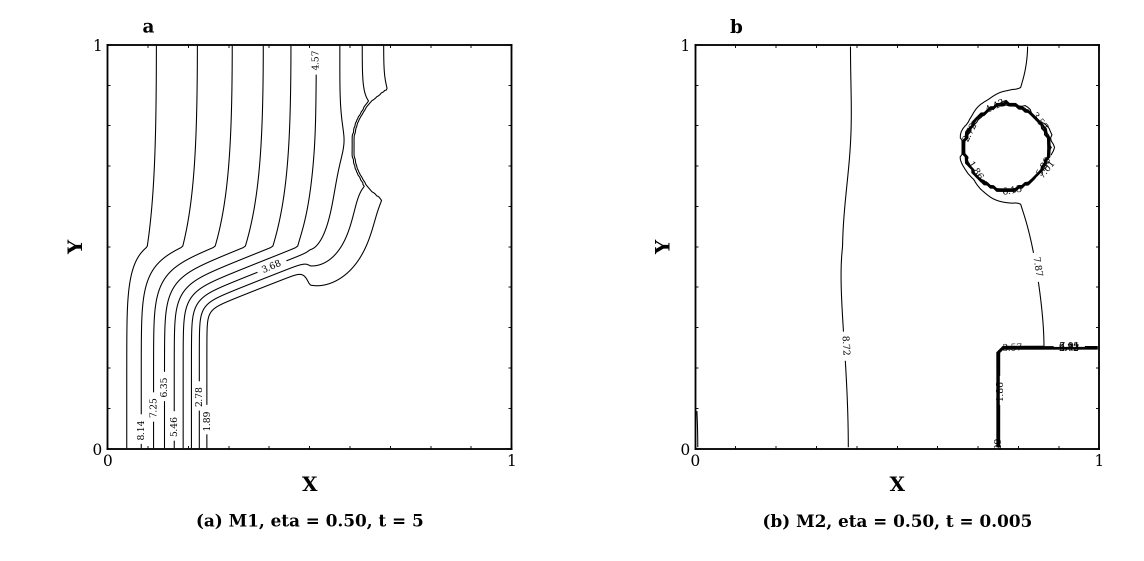
#> input picture output/temperature_comparison/code_fig4_nk2_temperature_paper_exact.png, 2288 x 1122 px (shown at 1/2 size)
$ python -i generate_temperature_side_by_side_report.py   (imports and definitions only)
#> lines starting #> are read from the running program, lines starting #| are printed output that depends on the picture
"""Generate a side-by-side paper-vs-code temperature contour report.

The report compares the paper's Fig. 4 temperature contours with the local NK2
checkpoint-generated contours.  It does not rerun the PDE.
"""

from __future__ import annotations

import csv
import html
import shutil
import subprocess
import sys
from pathlib import Path

import numpy as np
from PIL import Image

from physics import energy_to_temperature


PDF_PATH = Path(r"f:\研究生教材\1-s2.0-S002199919996240X-main(1).pdf")
CHECKPOINT_DIR = Path("checkpoints")
OUTPUT_DIR = Path("output") / "temperature_comparison"
HTML_PATH = OUTPUT_DIR / "temperature_side_by_side.html"
SUMMARY_CSV_PATH = OUTPUT_DIR / "temperature_summary.csv"
TMP_PAGE_DIR = OUTPUT_DIR / "_rendered_pages"

LOCAL_FIGURE = "code_fig4_nk2_temperature_paper_exact.png"
PAPER_FIGURE = "paper_fig4_temperature.png"
PLOT_SCRIPT = Path("generate_paper_fig4_nk2.py")

CASES = [
    ("M1", 0.50, 256, 5.0),
    ("M2", 0.50, 128, 0.005),
]


def run_command(args: list[str]) -> None:
    subprocess.run(args, check=True)


# [23 lines left out: function render_paper_page, not called in this run]


def resize_to_height(image: Image.Image, target_height: int) -> Image.Image:
    if image.height == target_height:
        return image
    scale = target_height / image.height
    width = max(1, int(round(image.width * scale)))
    return image.resize((width, target_height), Image.Resampling.LANCZOS)


def make_paper_composite(page_path: Path) -> None:
    page = Image.open(page_path).convert("RGB")
    panel_a = page.crop((610, 250, 1510, 1160))
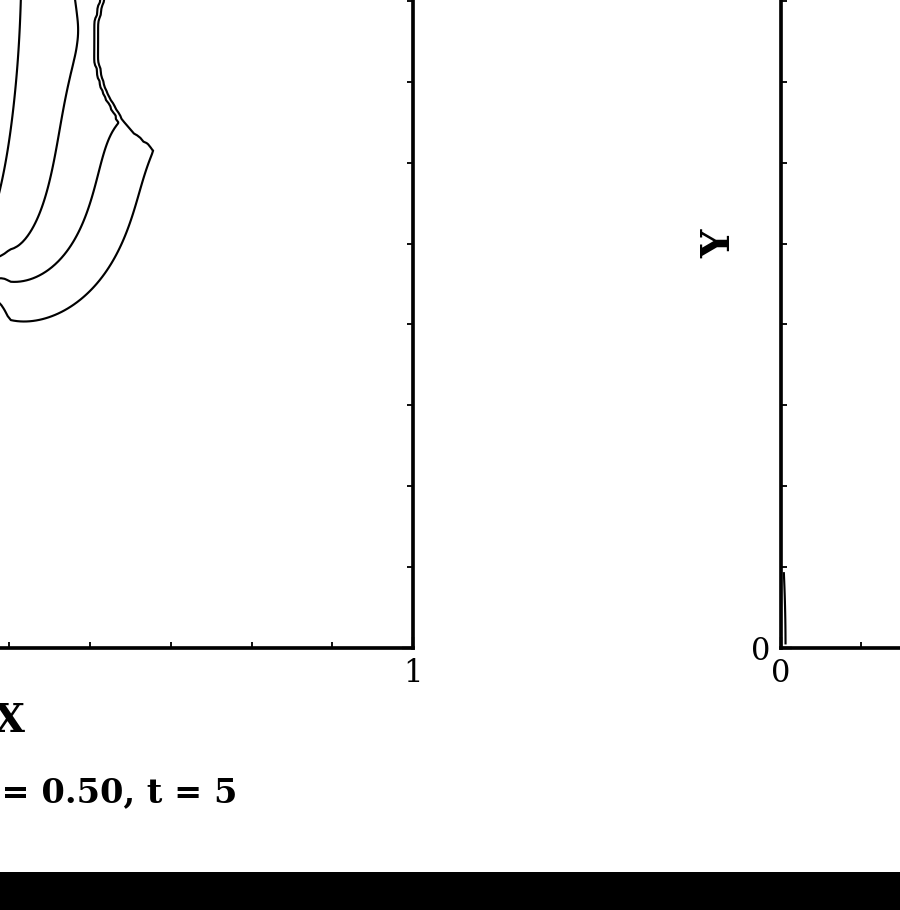
#> panel_a: PIL image 900x910 RGB; min 0, max 255, mean 240.5
    panel_b = page.crop((610, 1190, 1510, 2130))
#> panel_b: PIL image 900x940 RGB; every value is 0

    target_height = max(panel_a.height, panel_b.height)
#> target_height = 940
    panel_a = resize_to_height(panel_a, target_height)
    panel_b = resize_to_height(panel_b, target_height)

    gap = 54
    margin = 22
    out = Image.new(
        "RGB",
        (panel_a.width + panel_b.width + gap + 2 * margin, target_height + 2 * margin),
        "white",
    )
#> out: PIL image 1928x984 RGB; every value is 255
    out.paste(panel_a, (margin, margin))
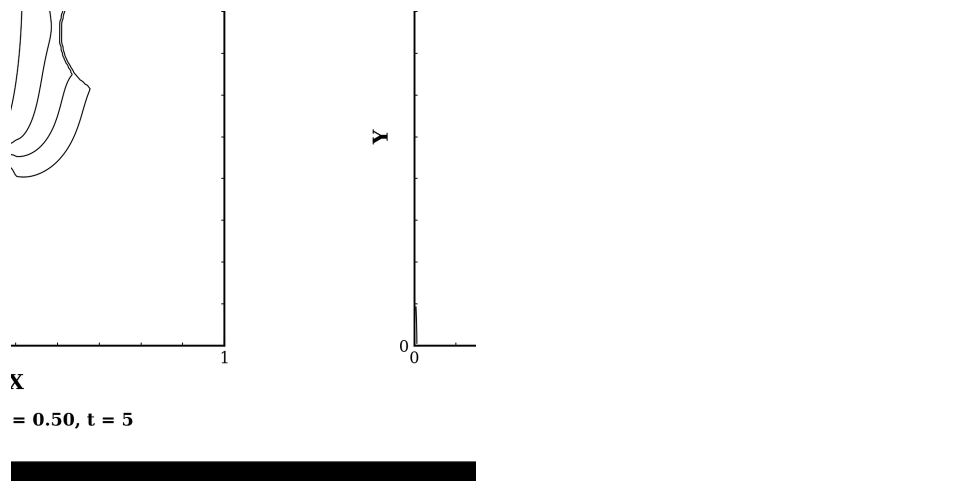
#> out: PIL image 1928x984 RGB (shown at 1/2 size); min 0, max 255, mean 248.3
    out.paste(panel_b, (margin + panel_a.width + gap, margin))
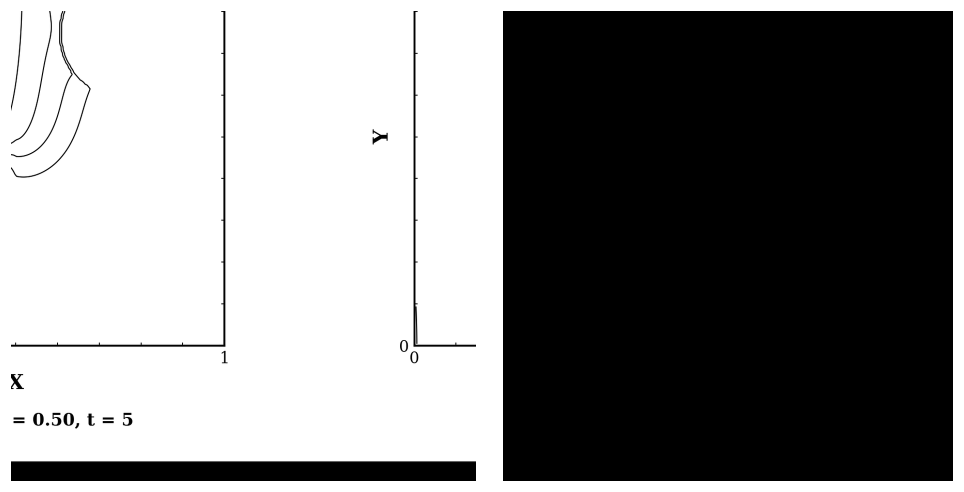
#> out: PIL image 1928x984 RGB (shown at 1/2 size); min 0, max 255, mean 134.6
    out.save(OUTPUT_DIR / PAPER_FIGURE)


# [21 lines left out: function generate_local_temperature_figure, not called in this run]


def checkpoint_path(model: str, eta: float, grid: int) -> Path:
    return CHECKPOINT_DIR / f"{model}_eta{eta:g}_grid{grid}_methodnk2.npz"


# [149 lines left out: functions write_summary_csv, render_html, main, not called in this run]


# [2 lines not run here, left out]

>>> result = make_paper_composite('output/temperature_comparison/code_fig4_nk2_temperature_paper_exact.png')
